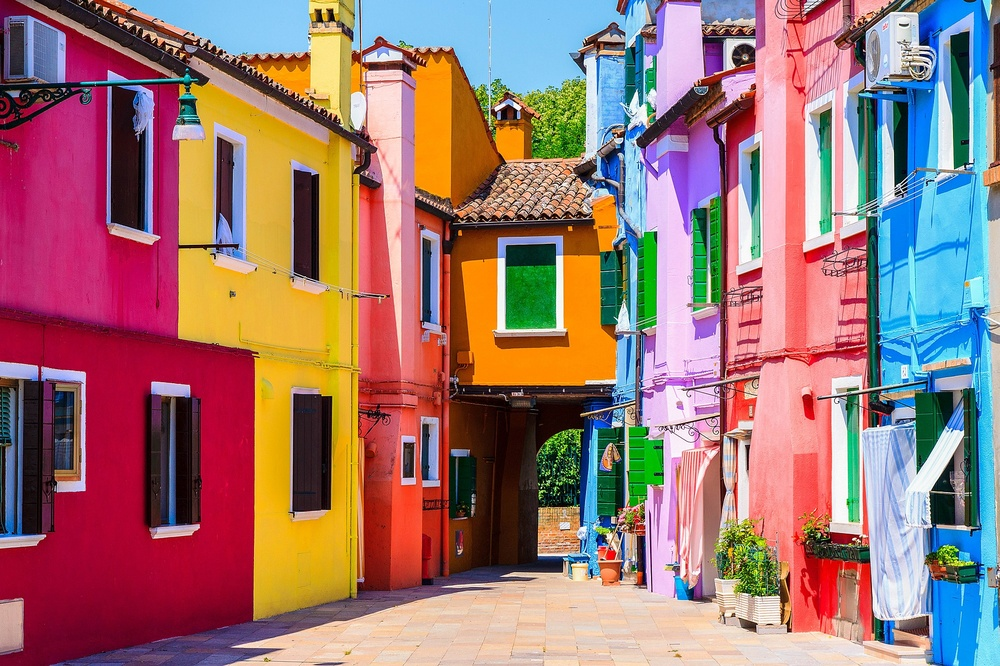
#> input picture 04/imgcolorida4.jpg, 1000 x 666 px, shrunk from 2000 x 1333 before the run, found by its file name
$ python 04.py
#> lines starting #> are read from the running program, lines starting #| are printed output that depends on the picture
import numpy as np
import cv2 as cv

imagemAntes = cv.imread('C:/enviroment/learningOpenCV/04/imgcolorida4.jpg')
#> imagemAntes is the input picture: shape (666, 1000, 3); mean B, G, R 114, 116.9, 156.2

imagemDepois = cv.cvtColor(imagemAntes, cv.COLOR_BGR2HSV)
#> imagemDepois: shape (666, 1000, 3); mean H, S, V 86.3, 152.3, 182.8

h, s, v = cv.split(imagemDepois)
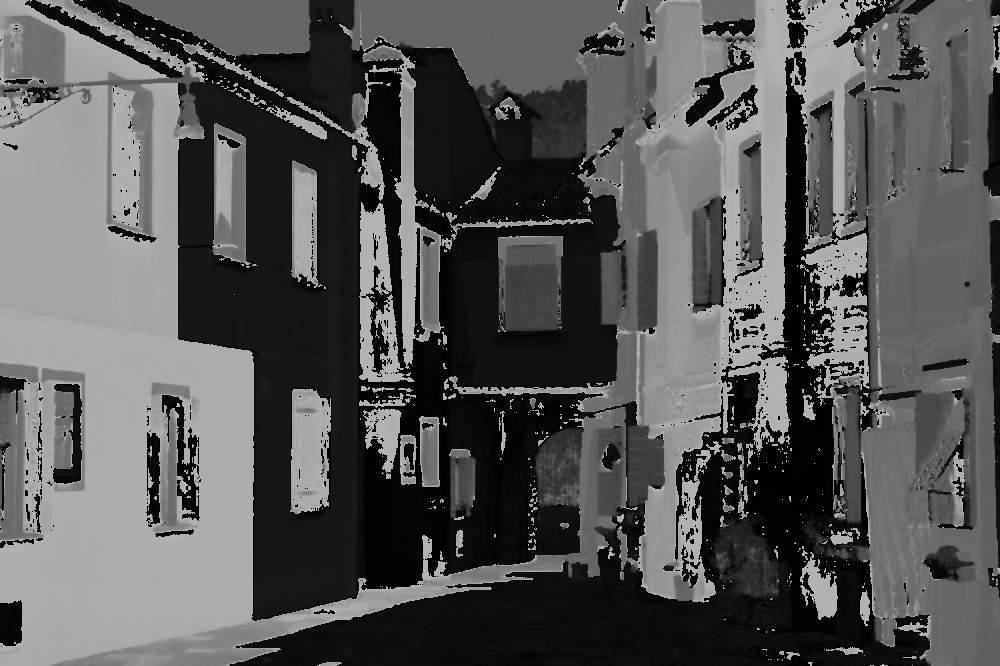
#> h: shape (666, 1000); min 0, max 179, mean 86.3
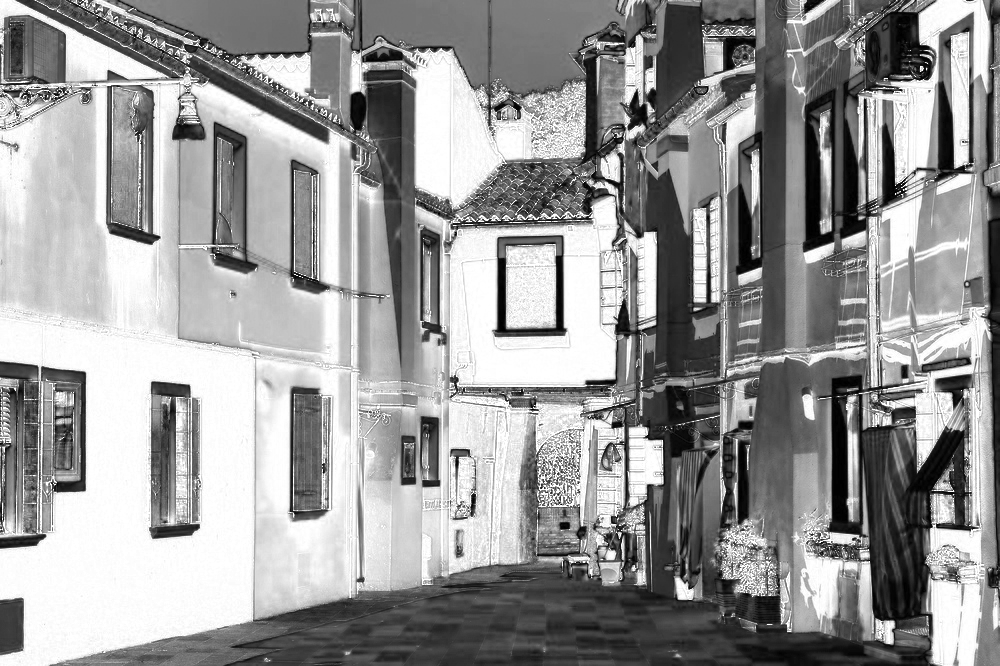
#> s: shape (666, 1000); min 0, max 255, mean 152.3
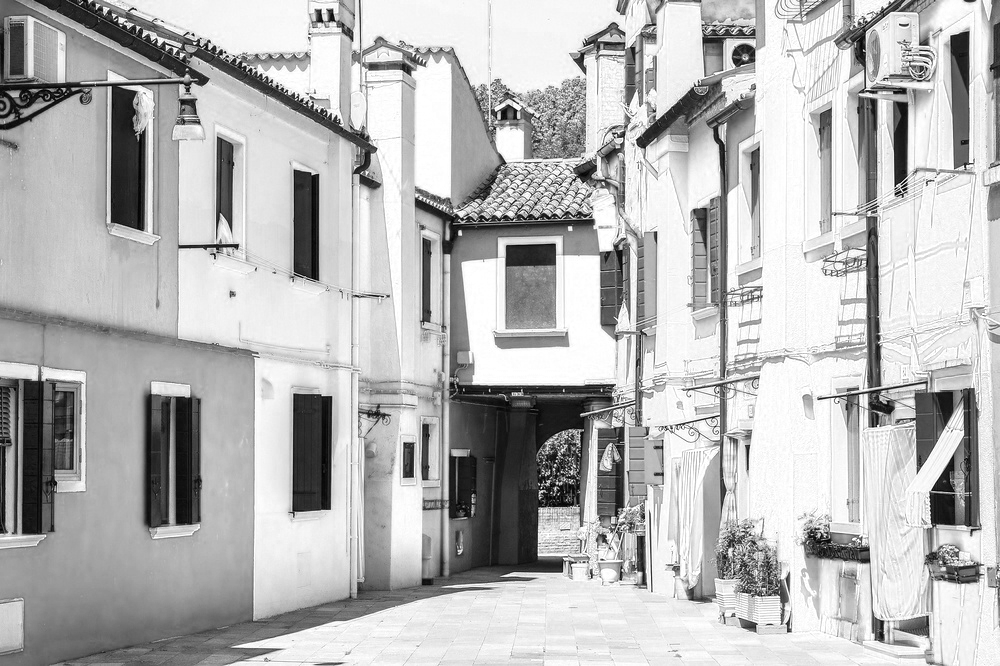
#> v: shape (666, 1000); min 1, max 255, mean 182.8

cv.imshow('H', h)
cv.imshow('S', s)
cv.imshow('V', v)

cv.imwrite('C:/enviroment/learningOpenCV/04/filtroH.jpg', h)
cv.imwrite('C:/enviroment/learningOpenCV/04/filtroS.jpg', s)
cv.imwrite('C:/enviroment/learningOpenCV/04/filtroV.jpg', v)

cv.waitKey(0)

cv.destroyAllWindows()
